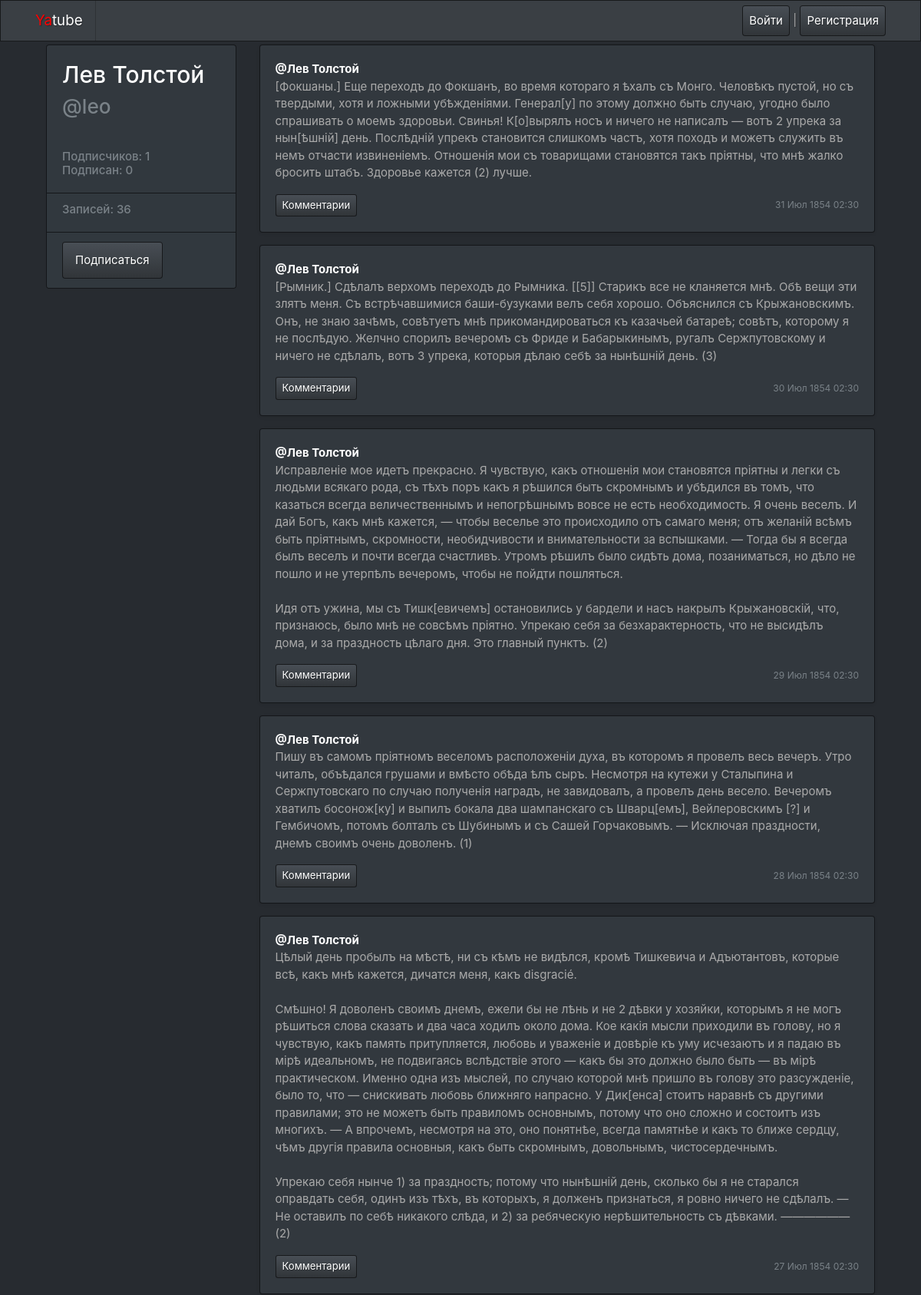
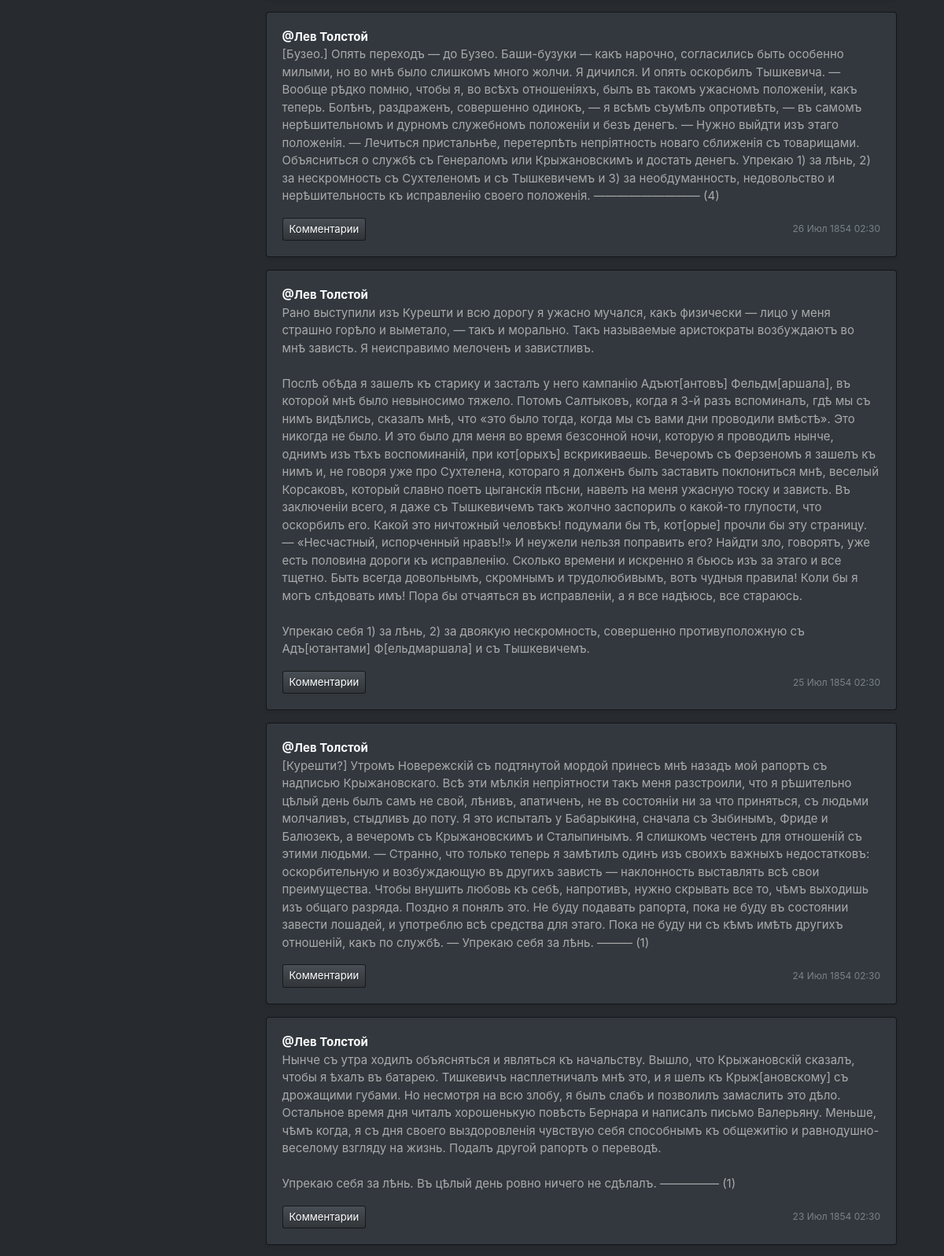
Screenshot of /leo/ (upper part) with the database file from the repository (2 pictures, top to bottom).
### posts/models.py (models this page shows, shortened)
class Post(models.Model):
    text = models.TextField()
    pub_date = models.DateTimeField("Дата публикации", auto_now_add=True)
    author = models.ForeignKey(User, on_delete=models.CASCADE, related_name="author")
    group = models.ForeignKey(
        Group, on_delete=models.CASCADE, related_name="group", blank=True, null=True
    )
    image = models.ImageField(upload_to='posts/', blank=True, null=True)

### posts/views.py (the view)
# urls.py: path("<username>/", views.profile, name="profile"),
def profile(request, username):
    profile = get_object_or_404(User, username=username)
    post_list = Post.objects.filter(author = profile).order_by('-pub_date').all()
    paginator = Paginator(post_list, 10)
    page_number = request.GET.get('page')
    posts_count = post_list.count()
    page = paginator.get_page(page_number)
    followers = Favorite.objects.filter(author=profile.id).count()
    follow = Favorite.objects.filter(user=profile.id).count()
    following = Favorite.objects.filter(user=request.user.id, author=profile.id).all()
    context = {'profile': profile, 'page': page, 'paginator': paginator, 'posts_count': posts_count, \
        'followers': followers, 'follow': follow, 'following': following}
    return render(request, "profile.html", context)

### context_processors/context_processors.py (called while the page is built)
def custom_context_processors(request):
    now = dt.datetime.now()
    return {
        'year' : now.year
    }

### posts/templates/profile.html (shortened to what this page needs)
{% extends "base.html" %}
{% block content %}
<main role="main" class="container">
    <div class="row">
        {% include 'user_item.html' %}
        <div class="col-md-9">
            {% for post in page %}
                {% include 'post_item.html' %}
            {% endfor %}
        </div>
    </div>
</main>
{% endblock %}

### posts/templates/user_item.html
<div class="col-md-3 mb-3 mt-1">
    <div class="card">
        <div class="card-body">
            <div class="h2 text">
                <legend class="h2">{{profile.get_full_name}}</legend>
            </div>
            <div class="h3 text-muted">
                @{{profile.username}}
            </div>
        </div>
            <ul class="list-group list-group-flush">
                <li class="list-group-item" style="background-color:#31383E;">
                    <div class="h6 text-muted">
                    Подписчиков: {{followers}}<br />
                    Подписан: {{follow}}
                    </div>
                </li>
                <li class="list-group-item" style="background-color:#31383E;">
                    <div class="h6 text-muted">
                        Записей: {{posts_count}}
                    </div>
                </li>
                <li class="list-group-item" style="background-color:#31383E;">
                    {% if profile.username == user.username %}
                    <a class="btn btn-primary"
                        href="{% url 'profile_edit' profile.username %}" role="button">
                        Редактировать профиль
                    </a>
                    {% else %}
                        {% if following %}
                        <a class="btn btn-primary"
                            href="{% url 'profile_unfollow' profile.username %}" role="button">
                            Отписаться
                        </a>
                        {% else %}
                        <a class="btn btn-primary"
                            href="{% url 'profile_follow' profile.username %}" role="button">
                            Подписаться
                        </a>
                        {% endif %}
                    {% endif %}
                </li>
            </ul>
    </div>
</div>

### posts/templates/post_item.html (shortened to what this page needs)
<div class="card mb-3 mt-1 shadow-sm" style="width: 100%;">
    {% load thumbnail %}
    <div class="card-body">
        <p class="card-text">
            <strong class="d-block">
                <a href="{% url 'profile' post.author.username %}" class="card-link">@{{ post.author.get_full_name }}</a>
            </strong>
                {{ post.text|linebreaksbr }}
        </p>
        <div class="d-flex justify-content-between align-items-center">
            <div class="btn-group ">
                <a class="btn btn-sm btn-primary" href="{% url 'post' post.author.username post.id %}" role="button">Комментарии</a>
            </div>
            <small class="text-muted">{{ post.pub_date|date:"d M Y H:i" }}</small>
        </div>
    </div>
</div>

### rows the page displays
Post: author.get_full_name "Лев Толстой", text "[Фокшаны.] Еще переходъ до Фокшанъ, во время котораго я ѣхалъ съ Монго. Человѣкъ пустой, но съ твердыми, хотя и ложными убѣжденіями. Генерал[у] по этому должно быть случаю, угодно было спрашивать о моемъ здоровьи. Свинья! К[о]вырялъ носъ и ничего не написалъ — вотъ 2 упрека за нын[ѣшній] день. Послѣдній упрекъ становится слишкомъ частъ, хотя походъ и можетъ служить въ немъ отчасти извиненіемъ. Отношенія мои съ товарищами становятся такъ пріятны, что мнѣ жалко бросить штабъ. Здоровье кажется (2) лучше.", pub_date "31 Июл 1854 02:30"
Post: author.get_full_name "Лев Толстой", text "[Рымник.] Сдѣлалъ верхомъ переходъ до Рымника. [[5]] Старикъ все не кланяется мнѣ. Обѣ вещи эти злятъ меня. Съ встрѣчавшимися баши-бузуками велъ себя хорошо. Объяснился съ Крыжановскимъ. Онъ, не знаю зачѣмъ, совѣтуетъ мнѣ прикомандироваться къ казачьей батареѣ; совѣтъ, которому я не послѣдую. Желчно спорилъ вечеромъ съ Фриде и Бабарыкинымъ, ругалъ Сержпутовскому и ничего не сдѣлалъ, вотъ 3 упрека, которыя дѣлаю себѣ за нынѣшній день. (3)", pub_date "30 Июл 1854 02:30"
Post: author.get_full_name "Лев Толстой", text "Исправленіе мое идетъ прекрасно. Я чувствую, какъ отношенія мои становятся пріятны и легки съ людьми всякаго рода, съ тѣхъ поръ какъ я рѣшился быть скромнымъ и убѣдился въ томъ, что казаться всегда величественнымъ и непогрѣшнымъ вовсе не есть необходимость. Я очень веселъ. И дай Богъ, какъ мнѣ кажется, — чтобы веселье это происходило отъ самаго меня; отъ желаній всѣмъ быть пріятнымъ, скромности, необидчивости и внимательности за вспышками. — Тогда бы я всегда былъ веселъ и почти всегда счастливъ. Утромъ рѣшилъ было сидѣть дома, позаниматься, но дѣло не пошло и не утерпѣлъ вечеромъ, чтобы не пойдти пошляться. Идя отъ ужина, мы съ Тишк[евичемъ] остановились у бардели и насъ накрылъ…", pub_date "29 Июл 1854 02:30"
Post: author.get_full_name "Лев Толстой", text "Пишу въ самомъ пріятномъ веселомъ расположеніи духа, въ которомъ я провелъ весь вечеръ. Утро читалъ, объѣдался грушами и вмѣсто обѣда ѣлъ сыръ. Несмотря на кутежи у Сталыпина и Сержпутовскаго по случаю полученія наградъ, не завидовалъ, а провелъ день весело. Вечеромъ хватилъ босонож[ку] и выпилъ бокала два шампанскаго съ Шварц[емъ], Вейлеровскимъ [?] и Гембичомъ, потомъ болталъ съ Шубинымъ и съ Сашей Горчаковымъ. — Исключая праздности, днемъ своимъ очень доволенъ. (1)", pub_date "28 Июл 1854 02:30"
Post: author.get_full_name "Лев Толстой", text "Цѣлый день пробылъ на мѣстѣ, ни съ кѣмъ не видѣлся, кромѣ Тишкевича и Адъютантовъ, которые всѣ, какъ мнѣ кажется, дичатся меня, какъ disgracié. Смѣшно! Я доволенъ своимъ днемъ, ежели бы не лѣнь и не 2 дѣвки у хозяйки, которымъ я не могъ рѣшиться слова сказать и два часа ходилъ около дома. Кое какія мысли приходили въ голову, но я чувствую, какъ память притупляется, любовь и уваженіе и довѣріе къ уму исчезаютъ и я падаю въ мірѣ идеальномъ, не подвигаясь вслѣдствіе этого — какъ бы это должно было быть — въ мірѣ практическом. Именно одна изъ мыслей, по случаю которой мнѣ пришло въ голову это разсужденіе, было то, что — снискивать любовь ближняго напрасно. У Дик[енса] стоитъ наравнѣ съ другими…", pub_date "27 Июл 1854 02:30"
Post: author.get_full_name "Лев Толстой", text "[Бузео.] Опять переходъ — до Бузео. Баши-бузуки — какъ нарочно, согласились быть особенно милыми, но во мнѣ было слишкомъ много жолчи. Я дичился. И опять оскорбилъ Тышкевича. — Вообще рѣдко помню, чтобы я, во всѣхъ отношеніяхъ, былъ въ такомъ ужасномъ положеніи, какъ теперь. Болѣнъ, раздраженъ, совершенно одинокъ, — я всѣмъ съумѣлъ опротивѣть, — въ самомъ нерѣшительномъ и дурномъ служебномъ положеніи и безъ денегъ. — Нужно выйдти изъ этаго положенія. — Лечиться пристальнѣе, перетерпѣть непріятность новаго сближенія съ товарищами. Объясниться о службѣ съ Генераломъ или Крыжановскимъ и достать денегъ. Упрекаю 1) за лѣнь, 2) за нескромность съ Сухтеленомъ и съ Тышкевичемъ и 3) за…", pub_date "26 Июл 1854 02:30"
Post: author.get_full_name "Лев Толстой", text "Рано выступили изъ Курешти и всю дорогу я ужасно мучался, какъ физически — лицо у меня страшно горѣло и выметало, — такъ и морально. Такъ называемые аристократы возбуждаютъ во мнѣ зависть. Я неисправимо мелоченъ и завистливъ. Послѣ обѣда я зашелъ къ старику и засталъ у него кампанію Адъют[антовъ] Фельдм[аршала], въ которой мнѣ было невыносимо тяжело. Потомъ Салтыковъ, когда я 3-й разъ вспоминалъ, гдѣ мы съ нимъ видѣлись, сказалъ мнѣ, что «это было тогда, когда мы съ вами дни проводили вмѣстѣ». Это никогда не было. И это было для меня во время безсонной ночи, которую я проводилъ нынче, однимъ изъ тѣхъ воспоминаній, при кот[орыхъ] вскрикиваешь. Вечеромъ съ Ферзеномъ я зашелъ къ нимъ и, не…", pub_date "25 Июл 1854 02:30"
Post: author.get_full_name "Лев Толстой", text "[Курешти?] Утромъ Новережскій съ подтянутой мордой принесъ мнѣ назадъ мой рапортъ съ надписью Крыжановскаго. Всѣ эти мѣлкія непріятности такъ меня разстроили, что я рѣшительно цѣлый день былъ самъ не свой, лѣнивъ, апатиченъ, не въ состояніи ни за что приняться, съ людьми молчаливъ, стыдливъ до поту. Я это испыталъ у Бабарыкина, сначала съ Зыбинымъ, Фриде и Балюзекъ, а вечеромъ съ Крыжановскимъ и Сталыпинымъ. Я слишкомъ честенъ для отношеній съ этими людьми. — Странно, что только теперь я замѣтилъ одинъ изъ своихъ важныхъ недостатковъ: оскорбительную и возбуждающую въ другихъ зависть — наклонность выставлять всѣ свои преимущества. Чтобы внушить любовь къ себѣ, напротивъ, нужно скрывать все…", pub_date "24 Июл 1854 02:30"
Post: author.get_full_name "Лев Толстой", text "Нынче съ утра ходилъ объясняться и являться къ начальству. Вышло, что Крыжановскій сказалъ, чтобы я ѣхалъ въ батарею. Тишкевичъ насплетничалъ мнѣ это, и я шелъ къ Крыж[ановскому] съ дрожащими губами. Но несмотря на всю злобу, я былъ слабъ и позволилъ замаслить это дѣло. Остальное время дня читалъ хорошенькую повѣсть Бернара и написалъ письмо Валерьяну. Меньше, чѣмъ когда, я съ дня своего выздоровленія чувствую себя способнымъ къ общежитію и равнодушно-веселому взгляду на жизнь. Подалъ другой рапортъ о переводѣ. Упрекаю себя за лѣнь. Въ цѣлый день ровно ничего не сдѣлалъ. ————— (1)", pub_date "23 Июл 1854 02:30"

### other values shown
{{ profile.get_full_name }} "Лев Толстой"
{{ profile.username }} "leo"
{{ followers }} "1"
{{ follow }} "0"
{{ posts_count }} "36"
